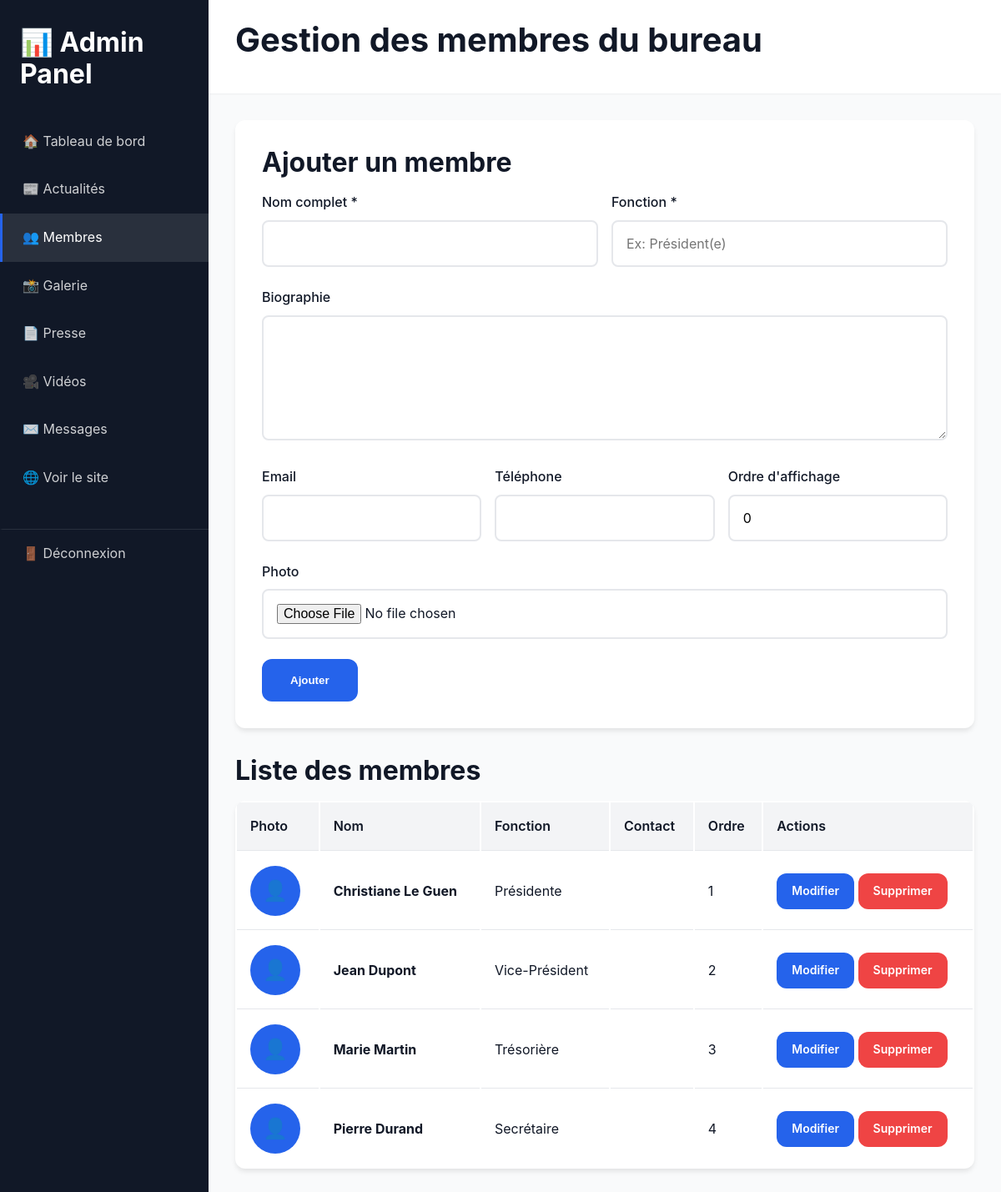
Screenshot of /admin/members.php (signed in) with the database file from the repository.
### tables this page shows
CREATE TABLE IF NOT EXISTS members (
    id INT AUTO_INCREMENT PRIMARY KEY,
    name VARCHAR(100) NOT NULL,
    role VARCHAR(100) NOT NULL,
    photo VARCHAR(255),
    bio TEXT,
    email VARCHAR(100),
    phone VARCHAR(20),
    display_order INT DEFAULT 0
);

### admin/members.php (the view, shortened to what this page needs)
<?php
require_once '../includes/config.php';
$edit_member = null;
$members = $pdo->query("SELECT * FROM members ORDER BY display_order ASC, id ASC")->fetchAll();
?>
<!DOCTYPE html>
<html lang="fr">
<head>
    <link rel="stylesheet" href="../assets/css/style.css">
</head>
<body>
    <div class="admin-container">
        <div class="admin-sidebar">
            <h2>📊 Admin Panel</h2>
            <nav class="admin-menu">
                <a href="index.php">🏠 Tableau de bord</a>
                <a href="news.php">📰 Actualités</a>
                <a href="members.php" class="active">👥 Membres</a>
                <a href="gallery.php">📸 Galerie</a>
                <a href="press.php">📄 Presse</a>
                <a href="videos.php">🎥 Vidéos</a>
                <a href="messages.php">✉️ Messages</a>
                <a href="../index.php" target="_blank">🌐 Voir le site</a>
                <a href="?logout=1" style="margin-top: 2rem; border-top: 1px solid rgba(255,255,255,0.1); padding-top: 1rem;">
                    🚪 Déconnexion
                </a>
            </nav>
        </div>
        <div class="admin-content">
            <div class="admin-header">
                <h1>Gestion des membres du bureau</h1>
            </div>
            <div style="background: white; padding: 2rem; border-radius: var(--radius-lg); margin-bottom: 2rem; box-shadow: var(--shadow-md);">
                <h2><?php echo $edit_member ? 'Modifier le membre' : 'Ajouter un membre'; ?></h2>
                <form method="POST" enctype="multipart/form-data">
                    <div style="display: grid; grid-template-columns: 1fr 1fr; gap: 1rem;">
                        <div class="form-group">
                            <label class="form-label">Nom complet *</label>
                            <input type="text" name="name" class="form-control"
                                   value="<?php echo htmlspecialchars($edit_member['name'] ?? ''); ?>" required>
                        </div>
                        <div class="form-group">
                            <label class="form-label">Fonction *</label>
                            <input type="text" name="role" class="form-control"
                                   value="<?php echo htmlspecialchars($edit_member['role'] ?? ''); ?>"
                                   placeholder="Ex: Président(e)" required>
                        </div>
                    </div>
                    <div class="form-group">
                        <label class="form-label">Biographie</label>
                        <textarea name="bio" class="form-control" rows="4"><?php echo htmlspecialchars($edit_member['bio'] ?? ''); ?></textarea>
                    </div>
                    <div style="display: grid; grid-template-columns: 1fr 1fr 1fr; gap: 1rem;">
                        <div class="form-group">
                            <label class="form-label">Email</label>
                            <input type="email" name="email" class="form-control"
                                   value="<?php echo htmlspecialchars($edit_member['email'] ?? ''); ?>">
                        </div>
                        <div class="form-group">
                            <label class="form-label">Téléphone</label>
                            <input type="text" name="phone" class="form-control"
                                   value="<?php echo htmlspecialchars($edit_member['phone'] ?? ''); ?>">
                        </div>
                        <div class="form-group">
                            <label class="form-label">Ordre d'affichage</label>
                            <input type="number" name="display_order" class="form-control"
                                   value="<?php echo htmlspecialchars($edit_member['display_order'] ?? 0); ?>">
                        </div>
                    </div>
                    <div class="form-group">
                        <label class="form-label">Photo</label>
                        <input type="file" name="photo" class="form-control" accept="image/*">
                    </div>
                    <div style="display: flex; gap: 1rem;">
                        <button type="submit" class="btn btn-primary">
                            <?php echo $edit_member ? 'Modifier' : 'Ajouter'; ?>
                        </button>
                    </div>
                </form>
            </div>
            <h2>Liste des membres</h2>
            <?php if (empty($members)): ?>
                <p style="text-align: center; padding: 2rem; color: var(--text-secondary);">
                    Aucun membre pour le moment
                </p>
            <?php else: ?>
                <table>
                    <thead>
                        <tr>
                            <th>Photo</th>
                            <th>Nom</th>
                            <th>Fonction</th>
                            <th>Contact</th>
                            <th>Ordre</th>
                            <th>Actions</th>
                        </tr>
                    </thead>
                    <tbody>
                        <?php foreach ($members as $member): ?>
                            <tr>
                                <td>
                                    <?php if ($member['photo']): ?>
                                        <img src="../uploads/members/<?php echo htmlspecialchars($member['photo']); ?>">
                                    <?php else: ?>
                                        <div style="width: 60px; height: 60px; background: var(--primary-color);
                                                    border-radius: 50%; display: flex; align-items: center;
                                                    justify-content: center; color: white; font-size: 1.5rem;">👤</div>
                                    <?php endif; ?>
                                </td>
                                <td><strong><?php echo htmlspecialchars($member['name']); ?></strong></td>
                                <td><?php echo htmlspecialchars($member['role']); ?></td>
                                <td>
                                </td>
                                <td><?php echo $member['display_order']; ?></td>
                                <td>
                                    <a href="?edit=<?php echo $member['id']; ?>" class="btn btn-primary" style="padding: 0.5rem 1rem; font-size: 0.875rem;">
                                        Modifier
                                    </a>
                                    <a href="?delete=<?php echo $member['id']; ?>"
                                       onclick="return confirm('Supprimer ce membre ?')"
                                       class="btn btn-secondary" style="padding: 0.5rem 1rem; font-size: 0.875rem; background: var(--error);">
                                        Supprimer
                                    </a>
                                </td>
                            </tr>
                        <?php endforeach; ?>
                    </tbody>
                </table>
            <?php endif; ?>
        </div>
    </div>
</body>
</html>

### assets/css/style.css (style rules this page uses)
:root { --primary-color: #2563eb; --primary-dark: #1e40af; --primary-light: #3b82f6; --secondary-color: #10b981; --secondary-dark: #059669; --secondary-light: #34d399; --background: #ffffff; --background-light: #f9fafb; --background-dark: #f3f4f6; --text-primary: #111827; --text-secondary: #6b7280; --border-color: #e5e7eb; --success: #10b981; --error: #ef4444; --warning: #f59e0b; --info: #3b82f6; --shadow-sm: 0 1px 2px 0 rgb(0 0 0 / 0.05); --shadow-md: 0 4px 6px -1px rgb(0 0 0 / 0.1); --shadow-lg: 0 10px 15px -3px rgb(0 0 0 / 0.1); --shadow-xl: 0 20px 25px -5px rgb(0 0 0 / 0.1); --spacing-xs: 0.5rem; --spacing-sm: 1rem; --spacing-md: 1.5rem; --spacing-lg: 2rem; --spacing-xl: 3rem; --font-main: 'Inter', -apple-system, BlinkMacSystemFont, 'Segoe UI', sans-serif; --font-heading: 'Poppins', var(--font-main); --radius-sm: 0.375rem; --radius-md: 0.5rem; --radius-lg: 0.75rem; --radius-xl: 1rem; --transition-fast: 150ms ease-in-out; --transition-normal: 300ms ease-in-out; --transition-slow: 500ms ease-in-out; }
* { margin: 0; padding: 0; box-sizing: border-box; }
html { scroll-behavior: smooth; }
body { font-family: var(--font-main); color: var(--text-primary); background-color: var(--background); line-height: 1.6; font-size: 16px; }
h1, h2, h3, h4, h5, h6 { font-family: var(--font-heading); font-weight: 700; line-height: 1.2; margin-bottom: var(--spacing-sm); }
h1 { font-size: 2.5rem; }
h2 { font-size: 2rem; }
a { color: var(--primary-color); text-decoration: none; transition: color var(--transition-fast); }
.btn { display: inline-block; padding: var(--spacing-sm) var(--spacing-lg); background-color: white; color: var(--primary-color); border-radius: var(--radius-lg); font-weight: 600; transition: all var(--transition-normal); border: 2px solid transparent; }
.btn-primary { background-color: var(--primary-color); color: white; }
.btn-secondary { background-color: var(--secondary-color); color: white; }
.form-group { margin-bottom: var(--spacing-md); }
.form-label { display: block; margin-bottom: var(--spacing-xs); font-weight: 500; color: var(--text-primary); }
.form-control { width: 100%; padding: var(--spacing-sm); border: 2px solid var(--border-color); border-radius: var(--radius-md); font-family: var(--font-main); font-size: 1rem; transition: border-color var(--transition-fast); }
textarea.form-control { resize: vertical; min-height: 150px; }

### admin/members.php (style rules this page uses)
.admin-container { display: flex; min-height: 100vh; }
.admin-sidebar { width: 250px; background: var(--text-primary); color: white; padding: 2rem 0; }
.admin-sidebar h2 { color: white; padding: 0 1.5rem; margin-bottom: 2rem; }
.admin-menu a { display: block; padding: 1rem 1.5rem; color: rgba(255,255,255,0.8); text-decoration: none; transition: all 0.3s; border-left: 3px solid transparent; }
.admin-menu a:hover, .admin-menu a.active { background: rgba(255,255,255,0.1); color: white; border-left-color: var(--primary-color); }
.admin-content { flex: 1; padding: 2rem; background: var(--background-light); }
.admin-header { background: white; padding: 1.5rem 2rem; margin: -2rem -2rem 2rem; box-shadow: var(--shadow-sm); display: flex; justify-content: space-between; align-items: center; }
table { width: 100%; background: white; border-radius: var(--radius-lg); overflow: hidden; box-shadow: var(--shadow-md); }
table th, table td { padding: 1rem; text-align: left; border-bottom: 1px solid var(--border-color); }
table th { background: var(--background-dark); font-weight: 600; }
table tr:last-child td { border-bottom: none; }

### rows the page displays
members: name "Christiane Le Guen", role "Présidente", display_order "1"
members: name "Jean Dupont", role "Vice-Président", display_order "2"
members: name "Marie Martin", role "Trésorière", display_order "3"
members: name "Pierre Durand", role "Secrétaire", display_order "4"
